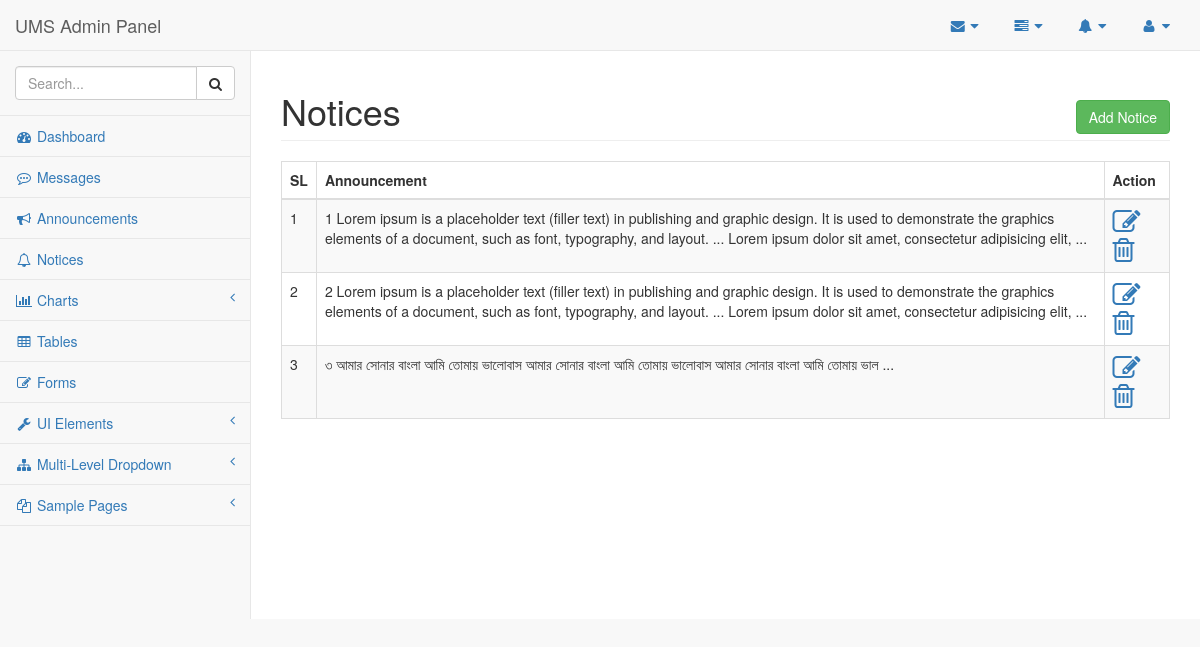
The page /admin/pages/notices.php on the database as committed earlier.
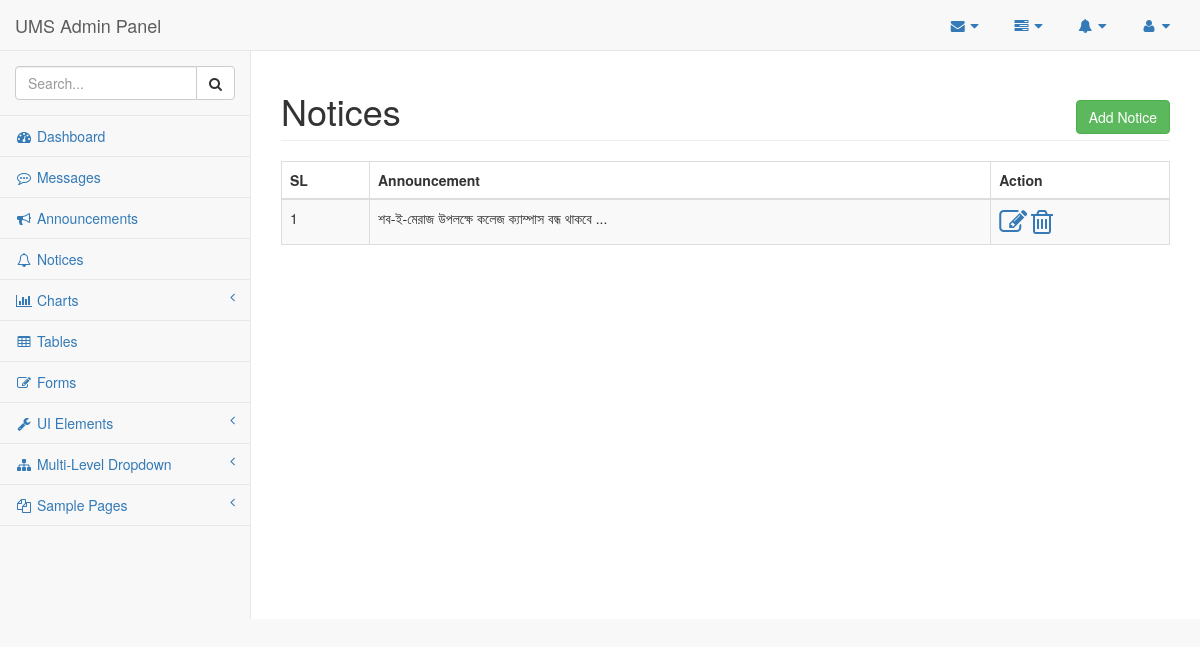
The same page on the database as committed later.
### tables this page shows
CREATE TABLE `notices` (
  `id` int(11) NOT NULL,
  `notice` text NOT NULL,
  `notice_file` varchar(255) NOT NULL
);

### admin/pages/notices.php (the view, shortened to what the changed rows need)
<?php session_start();
    require_once('config.php');
?>
<!DOCTYPE html>
<html lang="en">
<head>
    <link href="../vendor/bootstrap/css/bootstrap.min.css" rel="stylesheet">
    <link href="../vendor/metisMenu/metisMenu.min.css" rel="stylesheet">
    <link href="../dist/css/sb-admin-2.css" rel="stylesheet">
    <link href="../vendor/font-awesome/css/font-awesome.min.css" rel="stylesheet" type="text/css">
</head>
<body>
    <div id="wrapper">
        <div id="page-wrapper">
            <div class="row">
                <div class="col-lg-12">
                    <h1 class="page-header">Notices <span class="pull-right"><a class="btn btn-success" href="notice-input.php">Add Notice</a></span></h1>
                     <div class="table-responsive">
                        <table class="table table-bordered table-hover table-striped">
                            <thead>
                                <tr>
                                    <th>SL</th>
                                    <th>Announcement</th>
                                    <th>Action</th>
                                </tr>
                            </thead>
                            <tbody>
                            <?php
                                $srl=1;
                                $dbdata = "SELECT * FROM notices";
                                $qre = mysqli_query($DBC, $dbdata);
                                while($info=mysqli_fetch_array($qre)){ ?>
                                    <tr>
                                        <td><?= $srl++; ?></td>
                                        <td><?= substr($info['notice'],0,270); ?> ...</td>
                                        <td>
                                            <a class="action-btn" href="notice-edit.php?nuid=<?= $info['id']; ?>"><i class="fa fa-2x fa-pencil-square-o"></i></a>
                                            <a class="action-btn" href="notice-delete.php?ndid=<?= $info['id']; ?>"><i class="fa fa-2x fa-trash-o"></i></a>
                                        </td>
                                    </tr>
                            <?php    }
                            ?>
                            </tbody>
                        </table>
                    </div>
                </div>
            </div>
        </div>
    </div>
</body>
</html>

Rows that differ between the two databases and show on the page:
removed notices: notice "2 Lorem ipsum is a placeholder text (filler text) in publishing and graphic design. It is used to demonstrate the graphics elements of a document, such as font, typography, and layout. ... Lorem ipsum dolor sit amet, consectetur adipisicing elit,"
removed notices: notice "৩ আমার সোনার বাংলা আমি তোমায় ভালোবাস আমার সোনার বাংলা আমি তোমায় ভালোবাস আমার সোনার বাংলা আমি তোমায় ভাল"
changed notices: notice "1 Lorem ipsum is a placeholder text (filler text) in publishing and graphic design. It is used to demonstrate the graphics elements of a document, such as font, typography, and layout. ... Lorem ipsum dolor sit amet, consectetur adipisicing elit," → "শব-ই-মেরাজ উপলক্ষে কলেজ ক্যাম্পাস বন্ধ থাকবে"
